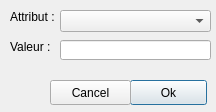
<ui version="4.0" >
 <class>modifDialog</class>
 <widget class="QDialog" name="modifDialog" >
  <property name="geometry" >
   <rect>
    <x>0</x>
    <y>0</y>
    <width>216</width>
    <height>112</height>
   </rect>
  </property>
  <property name="windowTitle" >
   <string>Modif attribut value</string>
  </property>
  <widget class="QLabel" name="label" >
   <property name="geometry" >
    <rect>
     <x>10</x>
     <y>10</y>
     <width>46</width>
     <height>14</height>
    </rect>
   </property>
   <property name="text" >
    <string>Attribut :</string>
   </property>
  </widget>
  <widget class="QComboBox" name="comboBox" >
   <property name="geometry" >
    <rect>
     <x>60</x>
     <y>10</y>
     <width>151</width>
     <height>22</height>
    </rect>
   </property>
  </widget>
  <widget class="QLabel" name="label_2" >
   <property name="geometry" >
    <rect>
     <x>10</x>
     <y>40</y>
     <width>46</width>
     <height>14</height>
    </rect>
   </property>
   <property name="text" >
    <string>Valeur :</string>
   </property>
  </widget>
  <widget class="QLineEdit" name="lineEdit" >
   <property name="geometry" >
    <rect>
     <x>60</x>
     <y>40</y>
     <width>151</width>
     <height>20</height>
    </rect>
   </property>
  </widget>
  <widget class="QPushButton" name="ok" >
   <property name="geometry" >
    <rect>
     <x>130</x>
     <y>80</y>
     <width>77</width>
     <height>25</height>
    </rect>
   </property>
   <property name="text" >
    <string>Ok</string>
   </property>
  </widget>
  <widget class="QPushButton" name="cancel" >
   <property name="geometry" >
    <rect>
     <x>50</x>
     <y>80</y>
     <width>81</width>
     <height>25</height>
    </rect>
   </property>
   <property name="text" >
    <string>Cancel</string>
   </property>
  </widget>
 </widget>
 <resources/>
 <connections>
  <connection>
   <sender>cancel</sender>
   <signal>clicked()</signal>
   <receiver>modifDialog</receiver>
   <slot>reject()</slot>
   <hints>
    <hint type="sourcelabel" >
     <x>90</x>
     <y>92</y>
    </hint>
    <hint type="destinationlabel" >
     <x>107</x>
     <y>55</y>
    </hint>
   </hints>
  </connection>
  <connection>
   <sender>ok</sender>
   <signal>clicked()</signal>
   <receiver>modifDialog</receiver>
   <slot>accept()</slot>
   <hints>
    <hint type="sourcelabel" >
     <x>168</x>
     <y>92</y>
    </hint>
    <hint type="destinationlabel" >
     <x>107</x>
     <y>55</y>
    </hint>
   </hints>
  </connection>
 </connections>
</ui>
